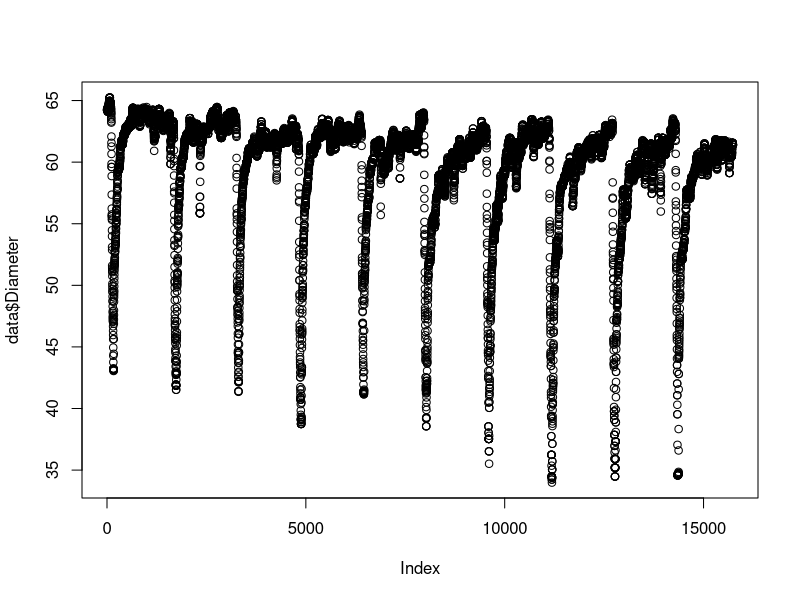
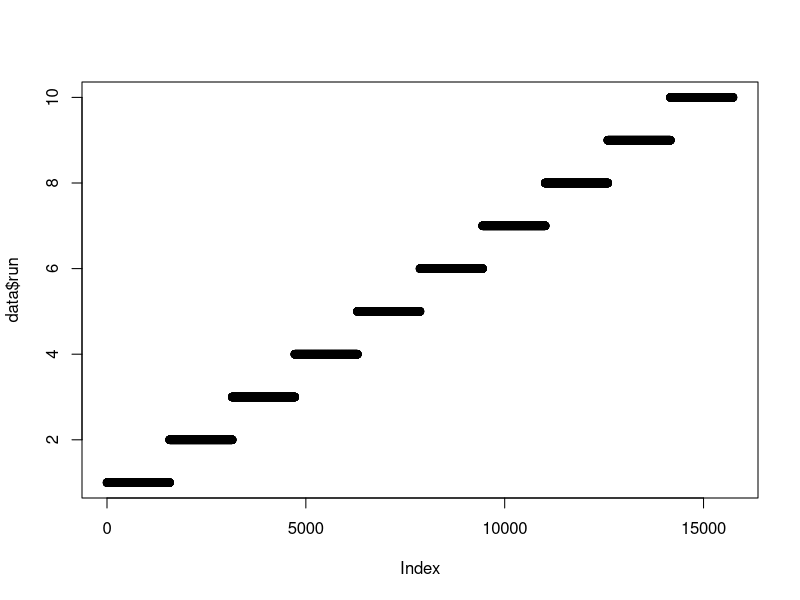
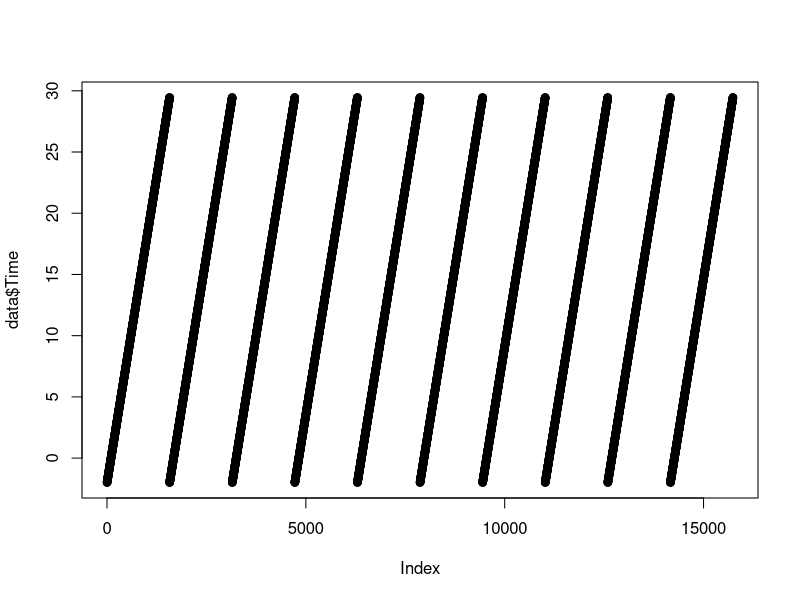
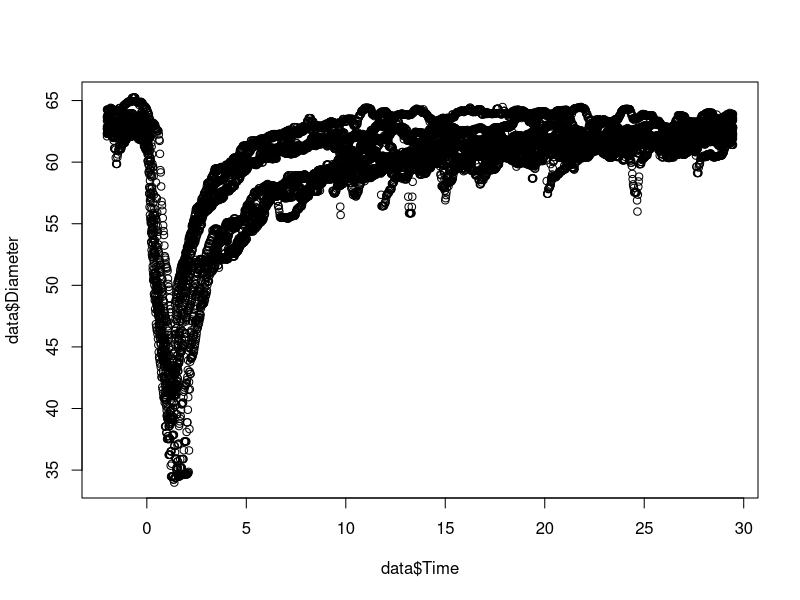
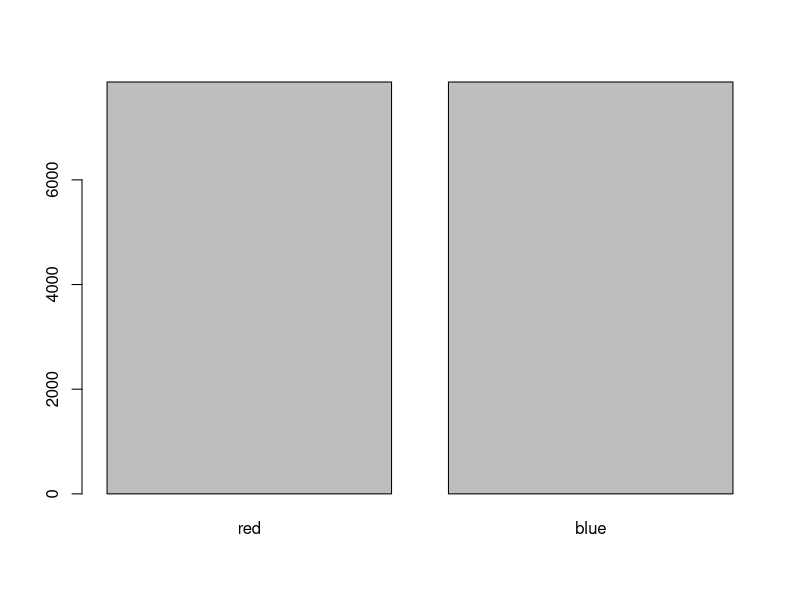
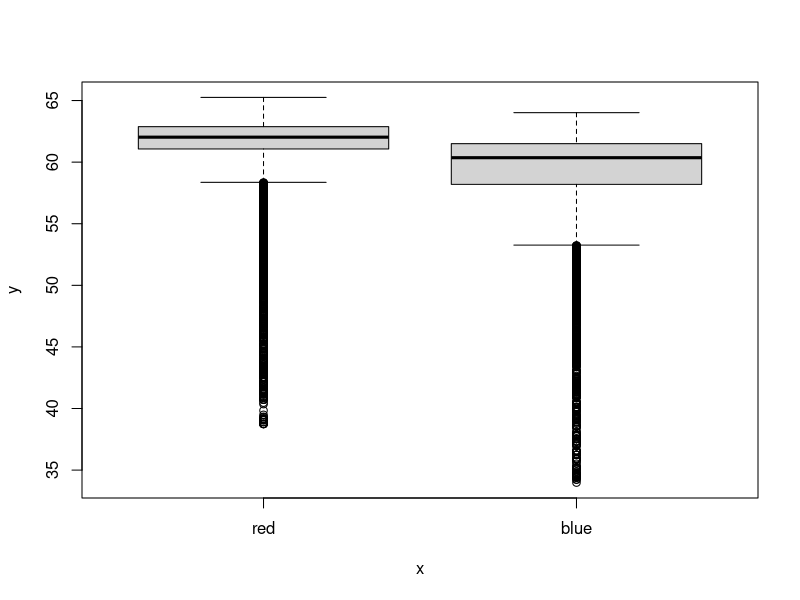

The R script that drew these images, in order:
## ---- chunk 1
data <- read.csv("Data_Pupils.csv")

head(data)
tail(data)
## ---- chunk 2
summary(data)
## ---- chunk 3
plot(data$Diameter)
plot(data$run)
plot(data$Time)
plot(data$Time, data$Diameter)
## ---- chunk 4
data$Stimulus <- factor(data$Stimulus, levels = c("red", "blue"))
plot(data$Stimulus)
plot(data$Stimulus, data$Diameter)
